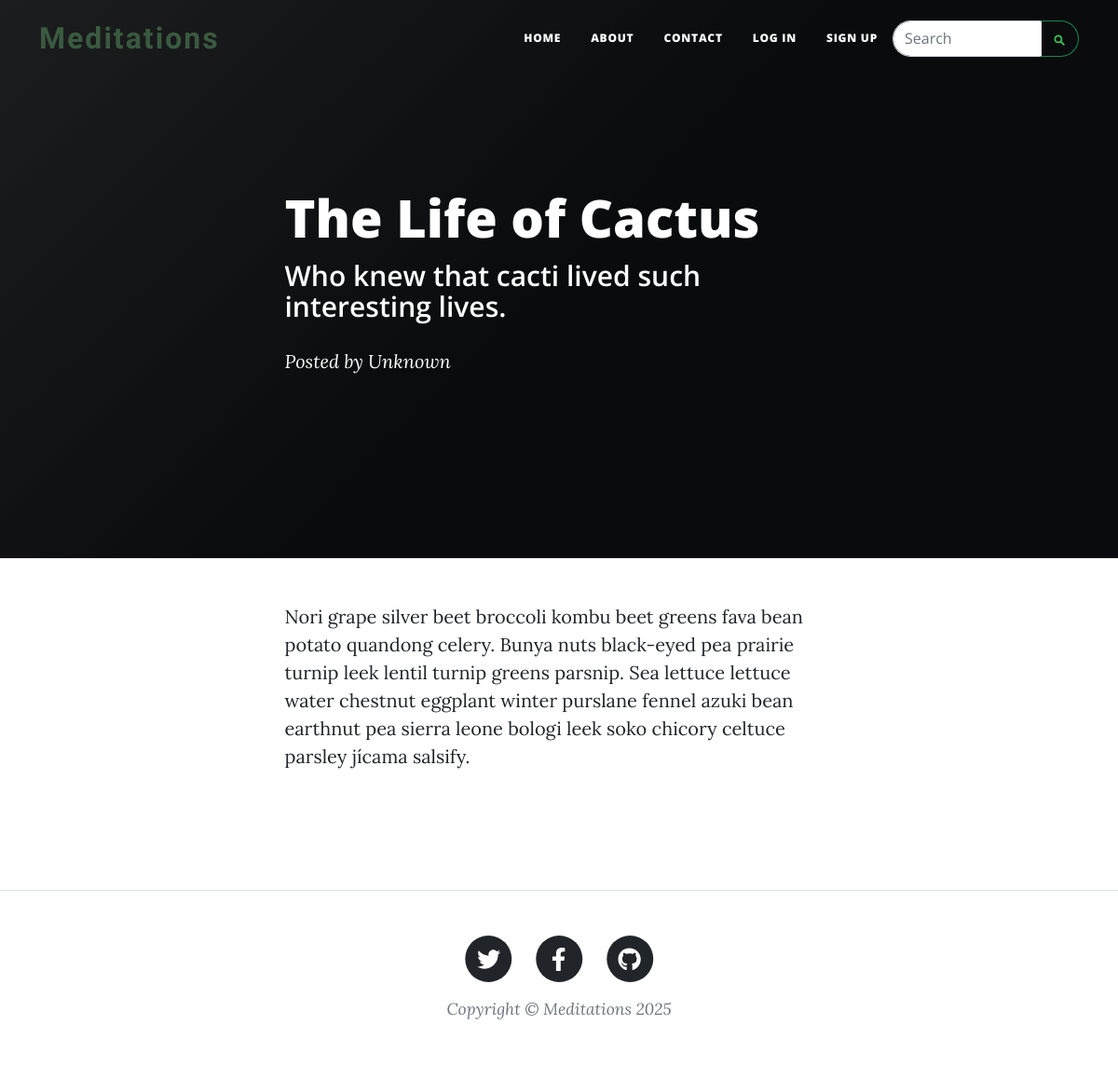
/post/1, run on the app's committed database.
### server.py (models this page shows, shortened)
class BlogPost(db.Model):
    id: Mapped[int] = mapped_column(Integer, primary_key=True)
    title: Mapped[str] = mapped_column(String(100), nullable=False)
    subtitle: Mapped[str] = mapped_column(String(100), nullable=False)
    body: Mapped[str] = mapped_column(String, nullable=False)
    author: Mapped[str] = mapped_column(String(100), nullable=False)
    date: Mapped[str] = mapped_column(String(100), nullable=False)
    def to_dict(self):
        return {column.name: getattr(self, column.name) for column in self.__table__.columns}

### server.py (the view)
@app.route('/post/<int:id>')
def post(id):
    blog_posts = get_blog_posts()
    blog = None
    for post in blog_posts:
         if post['id'] == id:
             blog = post
             break
    if blog is None:
        return "Post not found", 404
    return render_template('post.html',
                         page_title=blog['title'],
                         page_subtitle=blog['subtitle'],
                         page_meta=f"Posted by {blog['author']}",
                         page_body=blog['body'],
                         page_background_type="black",
                         page_background_image=None,
                         year=get_current_year(),
                         blog=blog)

### server.py (called while the page is built)
def get_current_year():
    return date.today().year

def get_blog_posts():
    try:
        blog_posts = db.session.execute(db.select(BlogPost)).scalars().all()
        return [post.to_dict() for post in blog_posts]
    except (requests.RequestException, requests.HTTPError, ValueError, FileNotFoundError):
        return []

### templates/post.html (shortened to what this page needs)
{% extends "base.html" %}
{% block content %}
<article class="mb-4">
    <div class="container px-4 px-lg-5">
        <div class="row gx-4 gx-lg-5 justify-content-center">
            <div class="col-md-10 col-lg-8 col-xl-7">
                {{ page_body | safe }}
            </div>
        </div>
    </div>
</article>
{% endblock %}

### templates/header.html (shortened to what this page needs)
<!DOCTYPE html>
<html lang="en">
<head>
</head>
<body>
    <nav class="navbar navbar-expand-lg navbar-light" id="mainNav">
        <div class="container">
            <a class="navbar-brand medieval-brand" href="{{ url_for('home') }}">Meditations</a>
            <div class="collapse navbar-collapse" id="navbarResponsive">
                <ul class="navbar-nav ms-auto py-4 py-lg-0">
                    <li class="nav-item"><a class="nav-link px-lg-3 py-3 py-lg-4" href="{{ url_for('home') }}">Home</a></li>
                    <li class="nav-item"><a class="nav-link px-lg-3 py-3 py-lg-4" href="{{ url_for('about') }}">About</a></li>
                    <li class="nav-item"><a class="nav-link px-lg-3 py-3 py-lg-4" href="{{ url_for('contact') }}">Contact</a></li>
                    {% if current_user.is_authenticated %}
                    <li class="nav-item"><a class="nav-link px-lg-3 py-3 py-lg-4" href="{{ url_for('logout') }}">Log out</a></li>
                    {% else %}
                    <li class="nav-item"><a class="nav-link px-lg-3 py-3 py-lg-4" href="{{ url_for('login') }}">Log in</a></li>
                    <li class="nav-item"><a class="nav-link px-lg-3 py-3 py-lg-4" href="{{ url_for('register') }}">Sign up</a></li>
                    {% endif %}
                </ul>
                <form class="form-inline my-2 my-lg-0 d-flex align-items-center">
                    <div class="input-group" style="max-width: 200px;">
                        <input class="form-control" type="search" placeholder="Search" aria-label="Search" style="border-radius: 20px 0 0 20px; border-right: none;">
                        <button class="btn btn-outline-success" type="submit" style="border-radius: 0 20px 20px 0; border-left: none; padding: 8px 12px;">
                        </button>
                    </div>
                </form>
            </div>
        </div>
    </nav>
    {% if show_header is not defined or show_header %}
    {% set background_type = page_background_type or 'image' %}
    {% if background_type == 'black' %}
        <header class="masthead" style="background: linear-gradient(135deg, #1a1a1a 0%, #000000 50%, #000000 100%); min-height: 50vh;">
    {% elif background_type == 'image' or background_type == 'custom' %}
        <header class="masthead" style="background-image: url('{{ page_background_image }}'); min-height: 50vh;">
    {% else %}
        <header class="masthead" style="background: linear-gradient(135deg, #1a1a1a 0%, #000000 50%, #000000 100%); min-height: 50vh;">
    {% endif %}
        <div class="container position-relative px-4 px-lg-5">
            <div class="row gx-4 gx-lg-5 justify-content-center">
                <div class="col-md-10 col-lg-8 col-xl-7">
                    {% if page_meta %}
                    <div class="post-heading">
                        <h1>{{ page_title or 'Post Title' }}</h1>
                        <h2 class="subheading">{{ page_subtitle or 'Post Subtitle' }}</h2>
                        <span class="meta">{{ page_meta }}</span>
                    </div>
                    {% else %}
                    <div class="site-heading">
                        <h1>{{ page_title or 'Page Title' }}</h1>
                        <span class="subheading">{{ page_subtitle or 'Page Subtitle' }}</span>
                    </div>
                    {% endif %}
                </div>
            </div>
        </div>
    </header>
    {% endif %}
</body>
</html>

### data on the page
BlogPost: title "The Life of Cactus", subtitle "Who knew that cacti lived such interesting lives.", body "Nori grape silver beet broccoli kombu beet greens fava bean potato quandong celery. Bunya nuts black-eyed pea prairie turnip leek lentil turnip greens parsnip. Sea lettuce lettuce water chestnut eggplant winter purslane fennel azuki bean earthnut pea sierra leone bologi leek soko chicory celtuce parsley jícama salsify."

### other printed values
{{ page_meta }} "Posted by Unknown"
{{ year if year else '2024' }} "2025"
